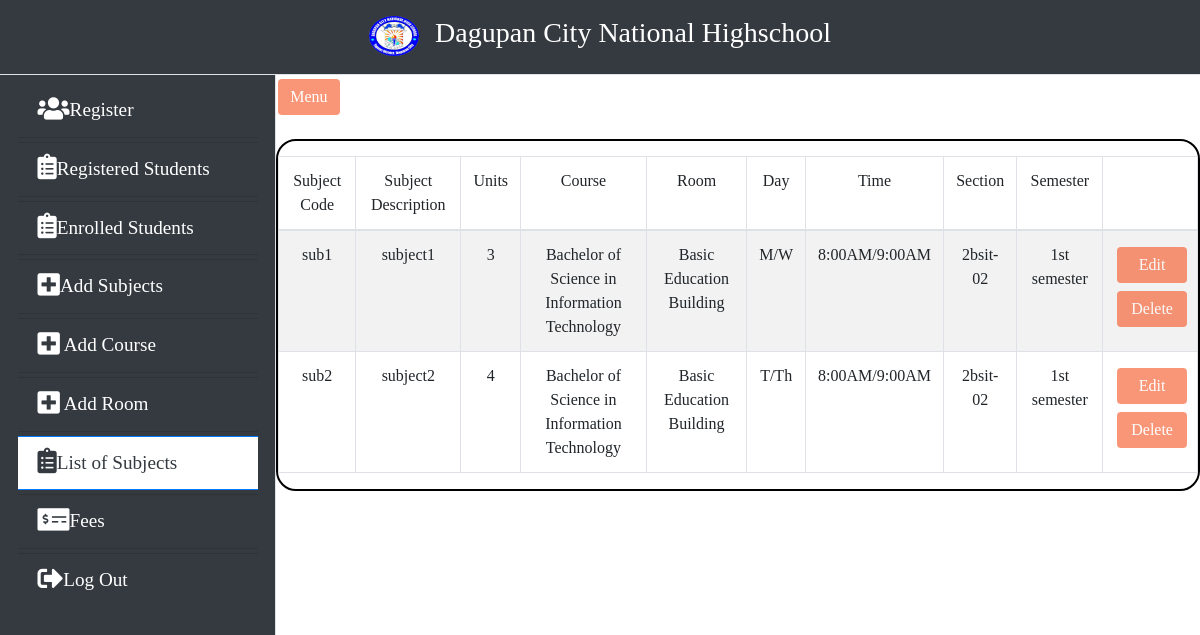
Screenshot of /admin/list_subjects.php (signed in) with the database file from the repository.
### tables this page shows
CREATE TABLE `tbl_subject` (
  `subject_id` int(255) NOT NULL,
  `subject_code` varchar(255) NOT NULL,
  `subject_desc` varchar(255) NOT NULL,
  `units` int(40) NOT NULL,
  `course` varchar(255) NOT NULL,
  `room` varchar(255) NOT NULL,
  `day` varchar(255) NOT NULL,
  `time_from` varchar(255) NOT NULL,
  `time_to` varchar(255) NOT NULL,
  `section` varchar(255) NOT NULL,
  `semester` varchar(255) NOT NULL
);

### admin/list_subjects.php (the view, shortened to what this page needs)
<!doctype html>
<html lang="en">
<head>
	<link rel="stylesheet" href="css\bootstrap.min.css">
	<link rel="stylesheet" type="text/css" href="fontawesome/css/all.min.css">
	<link rel="stylesheet" type="text/css" href="css2/list.css">
</head>
<body>
	<nav class="fixed-top navbar navbar-expand-lg navbar-light bg-dark border-bottom justify-content-center">
        <ul class="navbar-nav">
         <li class="nav-item"><a href="index.php" class="nav-link"><img src="images/logo.png" style="width: 50px;height: 40px;"></a></li>
        <li class="nav-item"><a href="index.php" class="nav-link"><h3 class="text-white">Dagupan City National Highschool</h3></a></li>
        </ul>
      </nav>
    <div class="d-flex" id="wrapper">
      <div class="bg-dark border-right" id="sidebar-wrapper">
      <div class="list-group list-group-flush">
        <a href="index.php" class="list-group-item list-group-item-action bg-dark mb-1 text-white"><i class="fas fa-users fa-lg"></i>Register</a>
        <a href="registered_students.php" class="list-group-item list-group-item-action mb-1 bg-dark text-white"><i class="fas fa-clipboard-list fa-lg"></i>Registered Students</a>
        <a href="enrolled_student.php" class="list-group-item list-group-item-action mb-1 bg-dark text-white"><i class="fas fa-clipboard-list fa-lg"></i>Enrolled Students</a>
        <a href="add_subject.php" class="list-group-item list-group-item-action bg-dark  mb-1 text-white"><i class="fas fa-plus-square fa-lg"></i>Add Subjects</a>
        <a href="add_course.php" class="list-group-item list-group-item-action bg-dark mb-1  text-white"><i class="fas fa-plus-square fa-lg"></i> Add Course</a>
        <a href="add_room.php" class="list-group-item list-group-item-action bg-dark mb-1 text-white"><i class="fas fa-plus-square fa-lg"></i>  Add Room</a>
        <a href="list_subjects.php" class="list-group-item list-group-item-action mb-1 bg-white active text-dark"><i class="fas fa-clipboard-list fa-lg"></i>List of Subjects</a>
        <a href="fees.php" class="list-group-item list-group-item-action mb-1 bg-dark text-white"><i class="fas fa-money-check-alt fa-lg"></i>Fees</a>
         <a href="logout.php" class="list-group-item list-group-item-action bg-dark text-white"><i class="fas fa-sign-out-alt fa-lg"></i>Log Out</a>
      </div>
    </div>
   <div id="page-content-wrapper">
        <button class="btn btn-primary" id="menu-toggle">Menu</button>
              <div id="ui">
   <table class="table table-striped table-bordered">
              <?php include('includes/retrieve_edit.php');?>
              <thead class="thead-dark">
              <tr>
              <td>Subject Code</td>
              <td>Subject Description</td>
              <td>Units</td>
              <td>Course</td>
              <td>Room</td>
              <td>Day</td>
              <td>Time</td>
              <td>Section</td>
              <td>Semester</td>
              <td></td>
              </tr>
            </thead>
              <?php
              $data="SELECT * FROM tbl_subject";
            $qry=mysqli_query($conn,$data) or die ("Could not execute Query.".mysql_error());
           while($subject=mysqli_fetch_array($qry)){
            ?>
    <tr>
          <td><?php echo $subject['subject_code']?></td>
          <td><?php echo $subject['subject_desc']?></td>
          <td><?php echo $subject['units']?></td>
          <td><?php echo $subject['course']?></td>
          <td><?php echo $subject['room']?></td>
          <td><?php echo $subject['day']?></td>
          <td><?php echo $subject['time_from'],"/",$subject['time_to']?></td>
          <td><?php echo $subject['section']?></td>
          <td><?php echo $subject['semester']?></td>
      <td><button class="btn btn-primary btn-block" name="edit" data-toggle="modal" data-target="#edit_subject<?php echo $subject['subject_id']?>" id="edit">Edit</button>
      <button class="btn btn-warning btn-block" data-toggle="modal" data-target="#subject_delete<?php echo $subject['subject_id']?>" name="delete_subject">Delete</button></td>
    </tr>
  <?php include'includes/modals.php';} ?>
  </table>
              </div>
      </div>
</body>
</html>

### admin/css2/list.css (style rules this page uses)
body { overflow-x: hidden; font-family: Georgia, serif; }
#sidebar-wrapper { min-height: 100vh; margin-left: -17.6rem; -webkit-transition: margin .25s ease-out; -moz-transition: margin .25s ease-out; -o-transition: margin .25s ease-out; transition: margin .25s ease-out; }
#sidebar-wrapper { padding: 0.870rem 1.10rem; font-size: 1.2rem; margin-top: 70px; }
#sidebar-wrapper .list-group { width: 15rem; }
#page-content-wrapper { min-width: 120vw; margin-top: 75px; }
#ui { border: 2px solid #000; margin-top: 20px; width: 100%; border-radius: 20px; height: auto; font-size: 16px; }
@media (min-width: 768px) { #sidebar-wrapper { margin-left: 0; } }
@media (min-width: 768px) { #page-content-wrapper { min-width: 0; width: 100%; } }
@media (min-width: 768px) { .btn { background-color: #f4511e; border: none; color: white; text-align: center; font-size: 16px; margin: 4px 2px; opacity: 0.6; transition: 0.3s; } }
@media (min-width: 768px) { table { width: 50%; margin-top: 15px; text-align: left; border-radius: 20px; } }
@media (min-width: 768px) { tr { border-bottom: 1px solid #cbcbcb; } }
@media (min-width: 768px) { td { text-align: center; } }

### rows the page displays
tbl_subject: subject_code "sub1", subject_desc "subject1", units "3", course "Bachelor of Science in Information Technology", room "Basic Education Building", day "M/W", time_from "8:00AM", time_to "9:00AM", section "2bsit-02", semester "1st semester"
tbl_subject: subject_code "sub2", subject_desc "subject2", units "4", course "Bachelor of Science in Information Technology", room "Basic Education Building", day "T/Th", time_from "8:00AM", time_to "9:00AM", section "2bsit-02", semester "1st semester"
